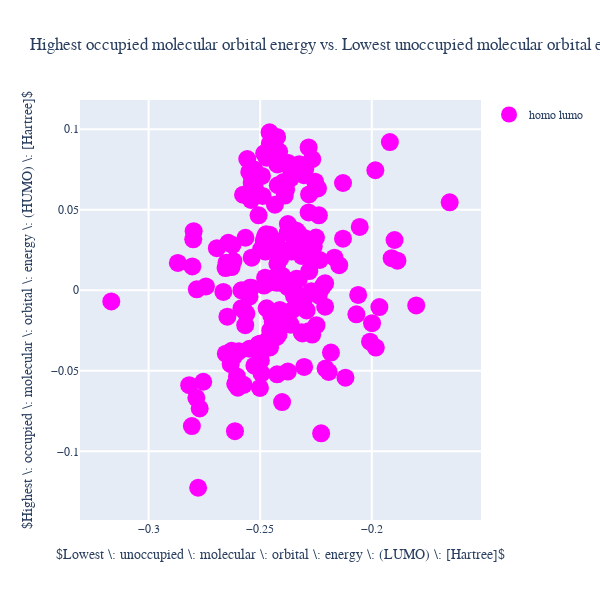

The notebook cell this image was saved under:
### Code cell
import plotly
import plotly.graph_objs as go
from plotly.offline import iplot

#plotly.offline.init_notebook_mode(connected=True)

from IPython.display import Image
img_bytes = fig_cv_alpha.to_image(format="png", width=600, height=350, scale=1)
Image(img_bytes)

layout_homo_lumo = go.Layout(title= "Highest occupied molecular orbital energy vs. Lowest unoccupied molecular orbital energy", hovermode= 'closest',
                   font = dict(family='Times New Roman',size=12),
                   xaxis= dict(title= '$Lowest \: unoccupied \: molecular \: orbital \: energy \: (LUMO) \: [Hartree]$',zeroline= False, gridwidth= 2),
                   yaxis= dict(title= '$Highest \: occupied \: molecular \: orbital \: energy \: (HUMO) \: [Hartree]$',zeroline= False, gridwidth= 2),
                   height = 600,
                   width = 600,
     showlegend= True                
)
trace_homo_lumo = go.Scatter(x = df.loc[:,'homo'],
                        y = df.loc[:,'lumo'],
                        mode = 'markers', marker=dict(size=18, color='magenta'), text = 'homo lumo', name = 'homo lumo')

data_homo_lumo = [trace_homo_lumo]#,trace0,trace2] trace_homo_lumo
fig_homo_lumo = go.Figure(data_homo_lumo, layout=layout_homo_lumo)
iplot(fig_homo_lumo)
pio.write_image(fig_homo_lumo, "./fig_smiles_trace_homo_lumo.png", scale=1, width=600, height=350)
#pio.write_image(fig_IPF, "gdrive/MyDrive/Colab Notebooks/data/fig_smiles_trace.png", scale=2, width=600, height=350)

from IPython.display import Image
img_bytes = fig_homo_lumo.to_image(format="png", width=600, height=350, scale=1)
Image(img_bytes)

### Figure 1 — Plotly figure (JSON) as saved in the notebook; plotly's stock layout.template omitted (floating-point values rounded to 4 significant figures; data arrays with more than 128 entries replaced by an {"elided": "..."} marker saying what was removed)
{"data": [{"marker": {"color": "magenta", "size": 18}, "mode": "markers", "name": "homo lumo", "text": "homo lumo", "type": "scatter", "x": {"elided": "200 float values"}, "y": {"elided": "200 float values"}}], "layout": {"font": {"family": "Times New Roman", "size": 12}, "height": 600, "hovermode": "closest", "showlegend": true, "title": {"text": "Highest occupied molecular orbital energy vs. Lowest unoccupied molecular orbital energy"}, "width": 600, "xaxis": {"gridwidth": 2, "title": {"text": "$Lowest \\: unoccupied \\: molecular \\: orbital \\: energy \\: (LUMO) \\: [Hartree]$"}, "zeroline": false}, "yaxis": {"gridwidth": 2, "title": {"text": "$Highest \\: occupied \\: molecular \\: orbital \\: energy \\: (HUMO) \\: [Hartree]$"}, "zeroline": false}}}
